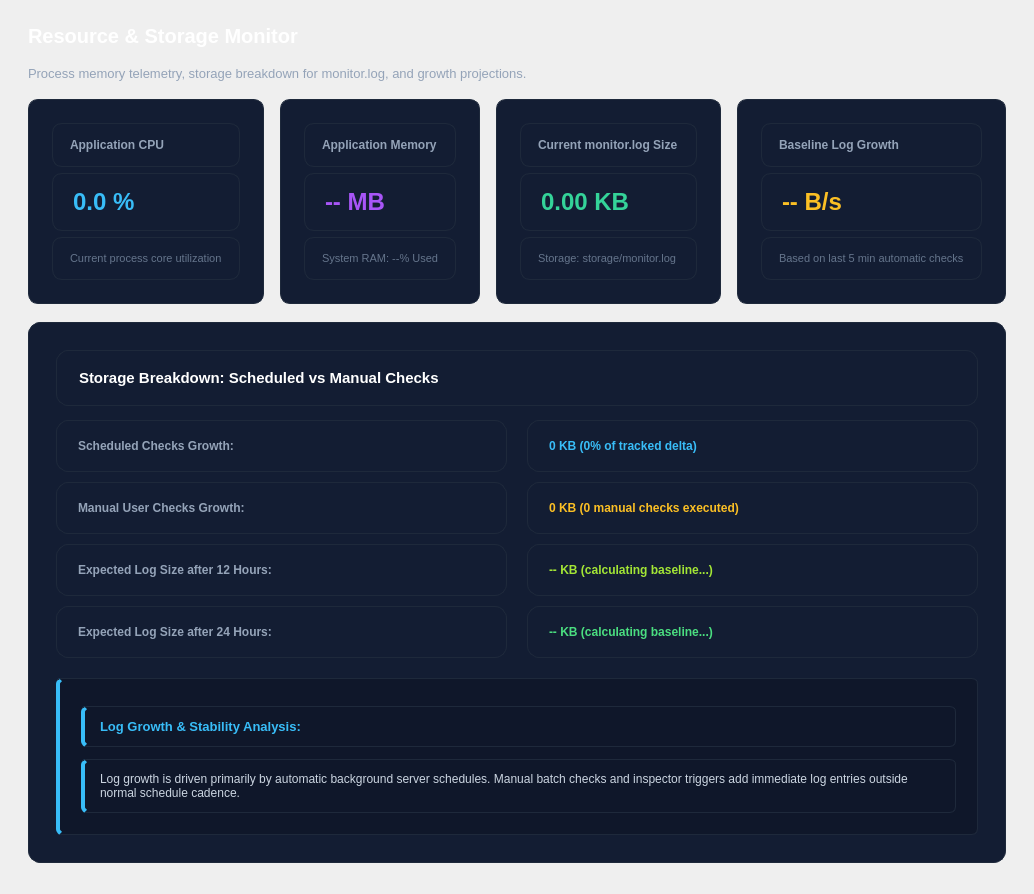
          <widget class="QWidget" name="pageResources">

           <layout class="QVBoxLayout" name="p6_layout">

            <property name="spacing"><number>18</number></property>

            <property name="leftMargin"><number>28</number></property>

            <property name="topMargin"><number>24</number></property>

            <property name="rightMargin"><number>28</number></property>

            <property name="bottomMargin"><number>24</number></property>



            <item><widget class="QLabel" name="lblResHeaderTitle"><property name="text"><string>Resource &amp; Storage Monitor</string></property><property name="styleSheet"><string notr="true">font-size: 20px; font-weight: 700; color: #ffffff;</string></property></widget></item>

            <item><widget class="QLabel" name="lblResHeaderDesc"><property name="text"><string>Process memory telemetry, storage breakdown for monitor.log, and growth projections.</string></property><property name="styleSheet"><string notr="true">color: #94a3b8; font-size: 13px;</string></property></widget></item>



            <!-- Resource Metric Cards -->

            <item>

             <layout class="QHBoxLayout" name="resCardsRow">

              <property name="spacing"><number>16</number></property>



              <!-- CPU Metric -->

              <item>

               <widget class="QFrame" name="cardAppCpu">

                <property name="styleSheet"><string notr="true">background-color: #131d33; border: 1px solid #1e293b; border-radius: 10px; padding: 14px;</string></property>

                <layout class="QVBoxLayout">

                 <item><widget class="QLabel"><property name="text"><string>Application CPU</string></property><property name="styleSheet"><string notr="true">color: #94a3b8; font-weight: 600; font-size: 12px;</string></property></widget></item>

                 <item><widget class="QLabel" name="lblValAppCpu"><property name="text"><string>0.0 %</string></property><property name="styleSheet"><string notr="true">font-size: 24px; font-weight: 800; color: #38bdf8;</string></property></widget></item>

                 <item><widget class="QLabel"><property name="text"><string>Current process core utilization</string></property><property name="styleSheet"><string notr="true">color: #64748b; font-size: 11px;</string></property></widget></item>

                </layout>

               </widget>

              </item>



              <!-- RAM Metric -->

              <item>

               <widget class="QFrame" name="cardAppRam">

                <property name="styleSheet"><string notr="true">background-color: #131d33; border: 1px solid #1e293b; border-radius: 10px; padding: 14px;</string></property>

                <layout class="QVBoxLayout">

                 <item><widget class="QLabel"><property name="text"><string>Application Memory</string></property><property name="styleSheet"><string notr="true">color: #94a3b8; font-weight: 600; font-size: 12px;</string></property></widget></item>

                 <item><widget class="QLabel" name="lblValAppRam"><property name="text"><string>-- MB</string></property><property name="styleSheet"><string notr="true">font-size: 24px; font-weight: 800; color: #a855f7;</string></property></widget></item>

                 <item><widget class="QLabel" name="lblValSysRam"><property name="text"><string>System RAM: --% Used</string></property><property name="styleSheet"><string notr="true">color: #64748b; font-size: 11px;</string></property></widget></item>

                </layout>

               </widget>

              </item>



              <!-- Log Size Metric -->

              <item>

               <widget class="QFrame" name="cardLogSize">

                <property name="styleSheet"><string notr="true">background-color: #131d33; border: 1px solid #1e293b; border-radius: 10px; padding: 14px;</string></property>

                <layout class="QVBoxLayout">

                 <item><widget class="QLabel"><property name="text"><string>Current monitor.log Size</string></property><property name="styleSheet"><string notr="true">color: #94a3b8; font-weight: 600; font-size: 12px;</string></property></widget></item>

                 <item><widget class="QLabel" name="lblValLogSize"><property name="text"><string>0.00 KB</string></property><property name="styleSheet"><string notr="true">font-size: 24px; font-weight: 800; color: #34d399;</string></property></widget></item>

                 <item><widget class="QLabel" name="lblValTotalEntries"><property name="text"><string>Storage: storage/monitor.log</string></property><property name="styleSheet"><string notr="true">color: #64748b; font-size: 11px;</string></property></widget></item>

                </layout>

               </widget>

              </item>



              <!-- Growth Projection Metric -->

              <item>

               <widget class="QFrame" name="cardLogRate">

                <property name="styleSheet"><string notr="true">background-color: #131d33; border: 1px solid #1e293b; border-radius: 10px; padding: 14px;</string></property>

                <layout class="QVBoxLayout">

                 <item><widget class="QLabel"><property name="text"><string>Baseline Log Growth</string></property><property name="styleSheet"><string notr="true">color: #94a3b8; font-weight: 600; font-size: 12px;</string></property></widget></item>

                 <item><widget class="QLabel" name="lblValLogRate"><property name="text"><string>-- B/s</string></property><property name="styleSheet"><string notr="true">font-size: 24px; font-weight: 800; color: #fbbf24;</string></property></widget></item>

                 <item><widget class="QLabel"><property name="text"><string>Based on last 5 min automatic checks</string></property><property name="styleSheet"><string notr="true">color: #64748b; font-size: 11px;</string></property></widget></item>

                </layout>

               </widget>

              </item>



             </layout>

            </item>



            <!-- Storage Breakdown -->

            <item>

             <widget class="QFrame" name="frameStorageBreakdown">

              <property name="styleSheet"><string notr="true">background-color: #131d33; border: 1px solid #1e293b; border-radius: 12px; padding: 18px;</string></property>

              <layout class="QVBoxLayout">

               <property name="spacing"><number>14</number></property>



               <item><widget class="QLabel"><property name="text"><string>Storage Breakdown: Scheduled vs Manual Checks</string></property><property name="styleSheet"><string notr="true">font-size: 15px; font-weight: 700; color: #ffffff;</string></property></widget></item>

               

               <item>

                <layout class="QGridLayout">

                 <property name="horizontalSpacing"><number>20</number></property>

                 <property name="verticalSpacing"><number>10</number></property>



                 <item row="0" column="0"><widget class="QLabel"><property name="text"><string>Scheduled Checks Growth:</string></property><property name="styleSheet"><string notr="true">color: #94a3b8; font-weight: 600;</string></property></widget></item>

                 <item row="0" column="1"><widget class="QLabel" name="lblValScheduledGrowth"><property name="text"><string>0 KB (0% of tracked delta)</string></property><property name="styleSheet"><string notr="true">color: #38bdf8; font-weight: 700;</string></property></widget></item>



                 <item row="1" column="0"><widget class="QLabel"><property name="text"><string>Manual User Checks Growth:</string></property><property name="styleSheet"><string notr="true">color: #94a3b8; font-weight: 600;</string></property></widget></item>

                 <item row="1" column="1"><widget class="QLabel" name="lblValManualGrowth"><property name="text"><string>0 KB (0 manual checks executed)</string></property><property name="styleSheet"><string notr="true">color: #fbbf24; font-weight: 700;</string></property></widget></item>



                 <item row="2" column="0"><widget class="QLabel"><property name="text"><string>Expected Log Size after 12 Hours:</string></property><property name="styleSheet"><string notr="true">color: #94a3b8; font-weight: 600;</string></property></widget></item>

                 <item row="2" column="1"><widget class="QLabel" name="lblValProj12h"><property name="text"><string>-- KB (calculating baseline...)</string></property><property name="styleSheet"><string notr="true">color: #a3e635; font-weight: 700;</string></property></widget></item>



                 <item row="3" column="0"><widget class="QLabel"><property name="text"><string>Expected Log Size after 24 Hours:</string></property><property name="styleSheet"><string notr="true">color: #94a3b8; font-weight: 600;</string></property></widget></item>

                 <item row="3" column="1"><widget class="QLabel" name="lblValProj24h"><property name="text"><string>-- KB (calculating baseline...)</string></property><property name="styleSheet"><string notr="true">color: #4ade80; font-weight: 700;</string></property></widget></item>

                </layout>

               </item>



               <!-- Client Summary Banner -->

               <item>

                <widget class="QFrame" name="frameClientNotice">

                 <property name="styleSheet"><string notr="true">background-color: #0f172a; border-left: 4px solid #38bdf8; border-radius: 6px; padding: 12px; margin-top: 6px;</string></property>

                 <layout class="QVBoxLayout">

                  <item><widget class="QLabel"><property name="text"><string>Log Growth &amp; Stability Analysis:</string></property><property name="styleSheet"><string notr="true">font-weight: 700; color: #38bdf8; font-size: 13px;</string></property></widget></item>

                  <item><widget class="QLabel" name="lblClientExplanation"><property name="wordWrap"><bool>true</bool></property><property name="text"><string>Log growth is driven primarily by automatic background server schedules. Manual batch checks and inspector triggers add immediate log entries outside normal schedule cadence.</string></property><property name="styleSheet"><string notr="true">color: #cbd5e1; font-size: 12px; line-height: 140%;</string></property></widget></item>

                 </layout>

                </widget>

               </item>



              </layout>

             </widget>

            </item>



            <item><spacer name="spResBottom"><property name="orientation"><enum>Qt::Vertical</enum></property></spacer></item>

           </layout>

          </widget>
